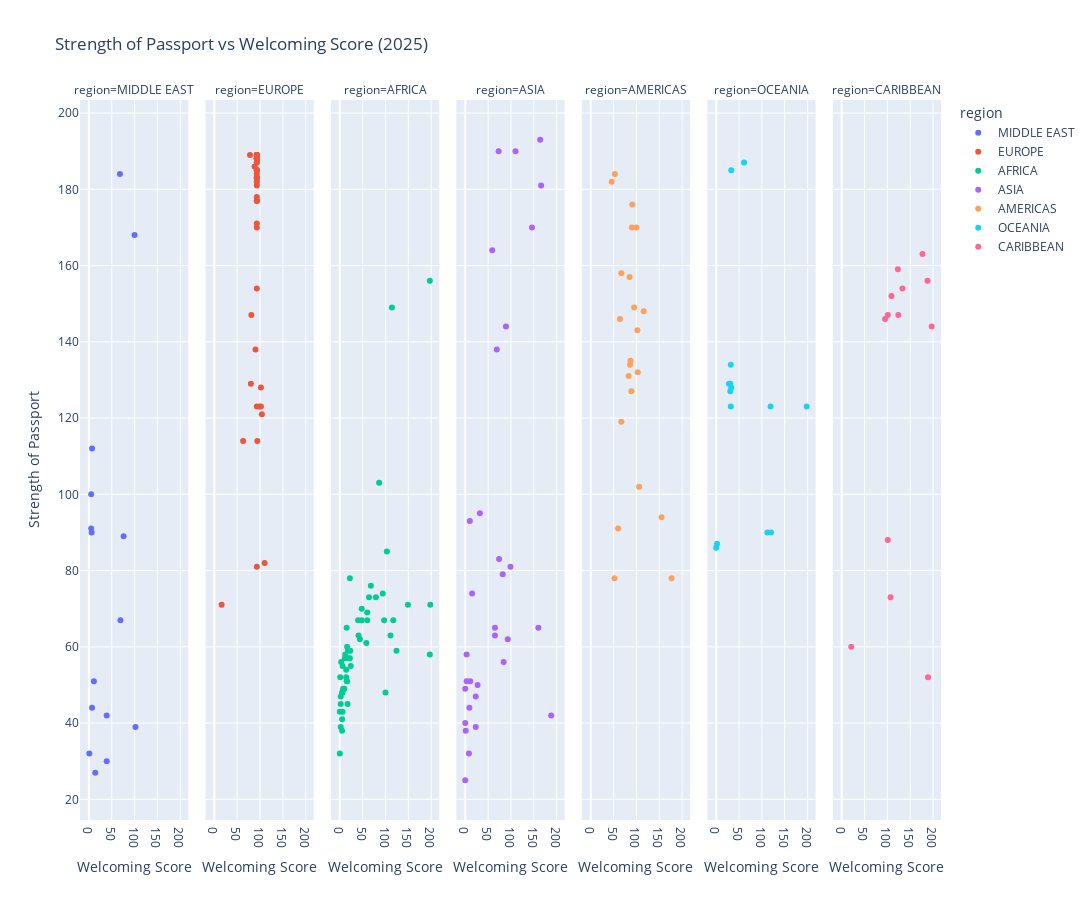

The cell this chart's notebook holds for it:
### Code cell
# Create new dataframe for Welcoming Score
visa_dest = pd.DataFrame({"country": country_lists["country"], "visa_free_destination": 0})

# Compute Welcoming Score
for visa_req, country in zip(flat_df["visa_type"], flat_df["to_name"]):
    if visa_req == "visa_free_access" or visa_req == "electronic_travel_authorisation":
        visa_dest.loc[visa_dest["country"] == country, "visa_free_destination"] += 1

# Merge with strength of passport
visa_dest2 = visa_dest.merge(rank_by_year, on = "country")
visa_dest2 = visa_dest2[["country", "region", "visa_free_destination", "visa_free_count", "year"]]
visa_dest2 = visa_dest2[visa_dest2["year"] == 2025]

# Plot
fig = px.scatter(visa_dest2,
           x = "visa_free_destination",
           y = "visa_free_count",
           labels = {"visa_free_destination" : "Welcoming Score", "visa_free_count" : "Strength of Passport"},
           hover_name = "country",
           color = "region",
           facet_col = "region",
           title = "Strength of Passport vs Welcoming Score (2025)")

fig.update_layout(width=1600, height=900)

### Figure 1 — Plotly figure (JSON) as saved in the notebook; plotly's stock layout.template omitted (floating-point values rounded to 4 significant figures)
{"data": [{"hovertemplate": "<b>%{hovertext}</b><br><br>region=MIDDLE EAST<br>Welcoming Score=%{x}<br>Strength of Passport=%{y}<extra></extra>", "hovertext": ["Palestinian Territory", "Yemen", "United Arab Emirates", "Syria", "Saudi Arabia", "Qatar", "Oman", "Lebanon", "Kuwait", "Jordan", "Israel", "Iraq", "Iran", "Bahrain", "Armenia"], "legendgroup": "MIDDLE EAST", "marker": {"color": "#636efa", "symbol": "circle"}, "mode": "markers", "name": "MIDDLE EAST", "orientation": "v", "showlegend": true, "type": "scatter", "x": [102, 1, 68, 14, 5, 7, 76, 7, 5, 11, 100, 39, 39, 6, 69], "xaxis": "x", "y": [39.0, 32.0, 184.0, 27.0, 91.0, 112.0, 89.0, 44.0, 100.0, 51.0, 168.0, 30.0, 42.0, 90.0, 67.0], "yaxis": "y"}, {"hovertemplate": "<b>%{hovertext}</b><br><br>region=EUROPE<br>Welcoming Score=%{x}<br>Strength of Passport=%{y}<extra></extra>", "hovertext": ["Andorra", "Vatican City", "San Marino", "Monaco", "Liechtenstein", "United Kingdom", "Ukraine", "Türkiye", "Switzerland", "Sweden", "Spain", "Slovenia", "Slovakia", "Serbia", "Russian Federation", "Romania", "Portugal", "Poland", "Norway", "Netherlands", "Montenegro", "Moldova", "Malta", "North Macedonia", "Luxembourg", "Lithuania", "Latvia", "Kosovo", "Italy", "Ireland", "Iceland", "Hungary", "Greece", "Germany", "Georgia", "France", "Finland", "Estonia", "Denmark", "Czechia", "Cyprus", "Croatia", "Bulgaria", "Bosnia and Herzegovina", "Belgium", "Belarus", "Azerbaijan", "Austria", "Albania"], "legendgroup": "EUROPE", "marker": {"color": "#EF553B", "symbol": "circle"}, "mode": "markers", "name": "EUROPE", "orientation": "v", "showlegend": true, "type": "scatter", "x": [93, 93, 93, 93, 93, 88, 81, 94, 93, 93, 93, 93, 93, 90, 63, 93, 93, 93, 93, 93, 102, 104, 93, 80, 93, 93, 93, 110, 93, 78, 93, 93, 93, 93, 99, 93, 93, 93, 93, 93, 93, 93, 93, 102, 93, 93, 16, 93, 93], "xaxis": "x2", "y": [171.0, 154.0, 170.0, 177.0, 181.0, 186.0, 147.0, 114.0, 187.0, 188.0, 189.0, 183.0, 183.0, 138.0, 114.0, 177.0, 188.0, 185.0, 188.0, 188.0, 128.0, 121.0, 185.0, 129.0, 188.0, 182.0, 183.0, 82.0, 189.0, 189.0, 182.0, 185.0, 187.0, 189.0, 123.0, 189.0, 189.0, 184.0, 189.0, 185.0, 178.0, 183.0, 177.0, 123.0, 188.0, 81.0, 71.0, 188.0, 123.0], "yaxis": "y2"}, {"hovertemplate": "<b>%{hovertext}</b><br><br>region=AFRICA<br>Welcoming Score=%{x}<br>Strength of Passport=%{y}<extra></extra>", "hovertext": ["Zimbabwe", "Zambia", "Uganda", "Tunisia", "Togo", "Tanzania", "eSwatini", "Sudan", "South Sudan", "South Africa", "Somalia", "Sierra Leone", "Seychelles", "Senegal", "Sao Tome and Principe", "Rwanda", "Nigeria", "Niger", "Namibia", "Mozambique", "Morocco", "Mauritius", "Mauritania", "Mali", "Malawi", "Madagascar", "Libya", "Liberia", "Lesotho", "Kenya", "Guinea-Bissau", "Guinea", "Ghana", "The Gambia", "Gabon", "Ethiopia", "Eritrea", "Equatorial Guinea", "Egypt", "Djibouti", "Cote d'Ivoire", "Congo (Dem. Rep.)", "Congo (Rep.)", "Comoro Islands", "Chad", "Central African Republic", "Cape Verde Islands", "Cameroon", "Burundi", "Burkina Faso", "Botswana", "Benin", "Angola", "Algeria"], "legendgroup": "AFRICA", "marker": {"color": "#00cc96", "symbol": "circle"}, "mode": "markers", "name": "AFRICA", "orientation": "v", "showlegend": true, "type": "scatter", "x": [41, 117, 40, 97, 16, 48, 94, 5, 0, 86, 0, 15, 197, 124, 58, 111, 17, 19, 22, 44, 79, 114, 11, 24, 64, 197, 5, 15, 68, 198, 14, 22, 60, 149, 12, 2, 2, 3, 10, 2, 23, 6, 5, 1, 14, 16, 48, 7, 6, 18, 103, 60, 100, 6], "xaxis": "x3", "y": [63.0, 67.0, 67.0, 67.0, 60.0, 70.0, 74.0, 41.0, 43.0, 103.0, 32.0, 65.0, 156.0, 59.0, 61.0, 63.0, 45.0, 57.0, 78.0, 62.0, 73.0, 149.0, 57.0, 55.0, 73.0, 58.0, 38.0, 51.0, 76.0, 71.0, 54.0, 57.0, 69.0, 71.0, 58.0, 45.0, 39.0, 56.0, 49.0, 47.0, 59.0, 43.0, 48.0, 52.0, 52.0, 51.0, 67.0, 49.0, 48.0, 59.0, 85.0, 67.0, 48.0, 55.0], "yaxis": "y3"}, {"hovertemplate": "<b>%{hovertext}</b><br><br>region=ASIA<br>Welcoming Score=%{x}<br>Strength of Passport=%{y}<extra></extra>", "hovertext": ["Vietnam", "Uzbekistan", "Turkmenistan", "Timor-Leste", "Thailand", "Tajikistan", "Taiwan (Chinese Taipei)", "Sri Lanka", "South Korea", "Singapore", "Philippines", "Pakistan", "North Korea", "Nepal", "Myanmar", "Mongolia", "Maldives", "Malaysia", "Macao (SAR China)", "Laos", "Kyrgyzstan", "Kazakhstan", "Japan", "Indonesia", "India", "Hong Kong (SAR China)", "China", "Cambodia", "Brunei", "Bhutan", "Bangladesh", "Afghanistan"], "legendgroup": "ASIA", "marker": {"color": "#ab63fa", "symbol": "circle"}, "mode": "markers", "name": "ASIA", "orientation": "v", "showlegend": true, "type": "scatter", "x": [27, 93, 0, 32, 99, 84, 69, 188, 110, 164, 160, 8, 0, 1, 9, 65, 10, 166, 89, 23, 65, 82, 73, 15, 3, 146, 74, 11, 59, 3, 23, 0], "xaxis": "x4", "y": [50.0, 62.0, 49.0, 95.0, 81.0, 56.0, 138.0, 42.0, 190.0, 193.0, 65.0, 32.0, 40.0, 38.0, 44.0, 65.0, 93.0, 181.0, 144.0, 47.0, 63.0, 79.0, 190.0, 74.0, 58.0, 170.0, 83.0, 51.0, 164.0, 51.0, 39.0, 25.0], "yaxis": "y4"}, {"hovertemplate": "<b>%{hovertext}</b><br><br>region=AMERICAS<br>Welcoming Score=%{x}<br>Strength of Passport=%{y}<extra></extra>", "hovertext": ["Venezuela", "Uruguay", "United States", "Suriname", "Peru", "Paraguay", "Panama", "Nicaragua", "Mexico", "Honduras", "Guyana", "Guatemala", "El Salvador", "Ecuador", "Costa Rica", "Colombia", "Chile", "Canada", "Brazil", "Bolivia", "Belize", "Argentina"], "legendgroup": "AMERICAS", "marker": {"color": "#FFA15A", "symbol": "circle"}, "mode": "markers", "name": "AMERICAS", "orientation": "v", "showlegend": true, "type": "scatter", "x": [67, 85, 46, 177, 102, 64, 116, 89, 67, 83, 60, 86, 87, 155, 95, 103, 91, 53, 100, 52, 106, 90], "xaxis": "x5", "y": [119.0, 157.0, 182.0, 78.0, 143.0, 146.0, 148.0, 127.0, 158.0, 131.0, 91.0, 134.0, 135.0, 94.0, 149.0, 132.0, 176.0, 184.0, 170.0, 78.0, 102.0, 170.0], "yaxis": "y5"}, {"hovertemplate": "<b>%{hovertext}</b><br><br>region=OCEANIA<br>Welcoming Score=%{x}<br>Strength of Passport=%{y}<extra></extra>", "hovertext": ["Vanuatu", "Tuvalu", "Tonga", "Solomon Islands", "Samoa", "Papua New Guinea", "Palau Islands", "New Zealand", "Nauru", "Micronesia", "Marshall Islands", "Kiribati", "Fiji", "Australia"], "legendgroup": "OCEANIA", "marker": {"color": "#19d3f3", "symbol": "circle"}, "mode": "markers", "name": "OCEANIA", "orientation": "v", "showlegend": true, "type": "scatter", "x": [120, 31, 31, 32, 28, 0, 32, 61, 2, 198, 33, 119, 112, 33], "xaxis": "x6", "y": [90.0, 127.0, 129.0, 134.0, 129.0, 86.0, 123.0, 187.0, 87.0, 123.0, 128.0, 123.0, 90.0, 185.0], "yaxis": "y6"}, {"hovertemplate": "<b>%{hovertext}</b><br><br>region=CARIBBEAN<br>Welcoming Score=%{x}<br>Strength of Passport=%{y}<extra></extra>", "hovertext": ["Trinidad and Tobago", "St. Vincent and the Grenadines", "St. Lucia", "St. Kitts and Nevis", "Jamaica", "Haiti", "Grenada", "Dominican Republic", "Dominica", "Cuba", "Barbados", "Bahamas", "Antigua and Barbuda"], "legendgroup": "CARIBBEAN", "marker": {"color": "#FF6692", "symbol": "circle"}, "mode": "markers", "name": "CARIBBEAN", "orientation": "v", "showlegend": true, "type": "scatter", "x": [101, 188, 95, 133, 101, 189, 124, 107, 197, 21, 177, 123, 109], "xaxis": "x7", "y": [147.0, 156.0, 146.0, 154.0, 88.0, 52.0, 147.0, 73.0, 144.0, 60.0, 163.0, 159.0, 152.0], "yaxis": "y7"}], "layout": {"annotations": [{"font": {}, "showarrow": false, "text": "region=MIDDLE EAST", "x": 0.06286, "xanchor": "center", "xref": "paper", "y": 1, "yanchor": "bottom", "yref": "paper"}, {"font": {}, "showarrow": false, "text": "region=EUROPE", "x": 0.2086, "xanchor": "center", "xref": "paper", "y": 1, "yanchor": "bottom", "yref": "paper"}, {"font": {}, "showarrow": false, "text": "region=AFRICA", "x": 0.3543, "xanchor": "center", "xref": "paper", "y": 1, "yanchor": "bottom", "yref": "paper"}, {"font": {}, "showarrow": false, "text": "region=ASIA", "x": 0.5, "xanchor": "center", "xref": "paper", "y": 1, "yanchor": "bottom", "yref": "paper"}, {"font": {}, "showarrow": false, "text": "region=AMERICAS", "x": 0.6457, "xanchor": "center", "xref": "paper", "y": 1, "yanchor": "bottom", "yref": "paper"}, {"font": {}, "showarrow": false, "text": "region=OCEANIA", "x": 0.7914, "xanchor": "center", "xref": "paper", "y": 1, "yanchor": "bottom", "yref": "paper"}, {"font": {}, "showarrow": false, "text": "region=CARIBBEAN", "x": 0.9371, "xanchor": "center", "xref": "paper", "y": 1, "yanchor": "bottom", "yref": "paper"}], "height": 900, "legend": {"title": {"text": "region"}, "tracegroupgap": 0}, "title": {"text": "Strength of Passport vs Welcoming Score (2025)"}, "width": 1600, "xaxis": {"anchor": "y", "domain": [0, 0.1257], "title": {"text": "Welcoming Score"}}, "xaxis2": {"anchor": "y2", "domain": [0.1457, 0.2714], "matches": "x", "title": {"text": "Welcoming Score"}}, "xaxis3": {"anchor": "y3", "domain": [0.2914, 0.4171], "matches": "x", "title": {"text": "Welcoming Score"}}, "xaxis4": {"anchor": "y4", "domain": [0.4371, 0.5629], "matches": "x", "title": {"text": "Welcoming Score"}}, "xaxis5": {"anchor": "y5", "domain": [0.5829, 0.7086], "matches": "x", "title": {"text": "Welcoming Score"}}, "xaxis6": {"anchor": "y6", "domain": [0.7286, 0.8543], "matches": "x", "title": {"text": "Welcoming Score"}}, "xaxis7": {"anchor": "y7", "domain": [0.8743, 1.0], "matches": "x", "title": {"text": "Welcoming Score"}}, "yaxis": {"anchor": "x", "domain": [0, 1], "title": {"text": "Strength of Passport"}}, "yaxis2": {"anchor": "x2", "domain": [0, 1], "matches": "y", "showticklabels": false}, "yaxis3": {"anchor": "x3", "domain": [0, 1], "matches": "y", "showticklabels": false}, "yaxis4": {"anchor": "x4", "domain": [0, 1], "matches": "y", "showticklabels": false}, "yaxis5": {"anchor": "x5", "domain": [0, 1], "matches": "y", "showticklabels": false}, "yaxis6": {"anchor": "x6", "domain": [0, 1], "matches": "y", "showticklabels": false}, "yaxis7": {"anchor": "x7", "domain": [0, 1], "matches": "y", "showticklabels": false}}}
